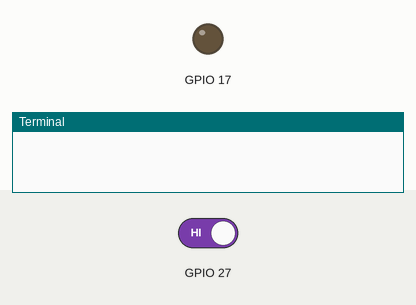
Recording of a program running on a simulated Raspberry Pi (BCM pin numbers). Parts: output pins drawn as LEDs (lit = HIGH), the last lines printed to the terminal. The test bench sets the inputs (shaded band); at power-on: GPIO 27 HIGH.

Above: at 1.2 s.
1.3 s: GPIO 27 driven LOW
At 2.0 s:
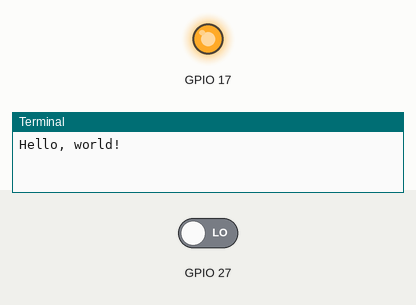
Timing chart, 0 to 4.3 s (numbered marks = the images above; inputs shaded):
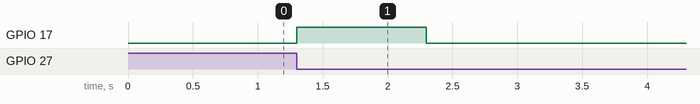

Measured:
- after the input at 1.3 s, GPIO 17: LOW → HIGH at once, → LOW 1.0 s later

The program:

programing_with_gpio.py
```python
# https://kip-world.ru/pervoe-znakomstvo-s-gpio-v-raspberry-pi.html
# https://ph0en1x.net/86-raspberry-pi-znakomstvo-s-gpio-perekluchatel-i-svetodiod.html

# настройка
import RPi.GPIO as GPIO
import time
GPIO.setmode(GPIO.BCM)
GPIO.setup(17, GPIO.OUT)
GPIO.output(17, 0)
GPIO.setup(27, GPIO.IN)

I_STARTED = 0 # если 1, то стартует первая ЭТА разбери,
              # если 0, то первая должна запускатся ДРУГАЯ разбери

def main():
    # здесь (в этой функции) находится твоя прога

    print("Hello, world!") # просто для теста

# выполнение проги (приема\передачи) в цикле
while True:
    if (I_STARTED==0): # если первой стартует не ЭТА разбери или если старты уже были
        # ожидание сигнала о старте
        while (GPIO.input(27)==0):
            pass

        # приняли сигнал, ожидаем окончания
        while (GPIO.input(27)==1):
            pass
    else: # если ЭТА разбери стартует первая, то сразу переодим к выполнени проги
        I_STARTED = 0 # помечаем, чтобы в следуий раз ожидат ответного сигнала

    # выполняем действия
    main()

    GPIO.output(17, 1)  # отправляем сигнал об окончании
    time.sleep(1)       # ждем некоторое время (1 сек)
    GPIO.output(17, 0)  # перестаем отправлят сигнал
```
